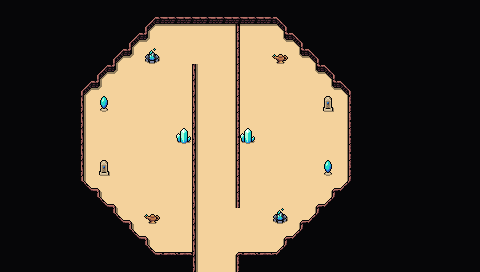

This is a level from a 2D game, rendered from its Tiled map with the project's own tilesets. A one-line summary and the map file follow, with tile-layer data summarised:
An orthogonal 30x17 tile map with 16x16 px tiles, 5 tile layers (Collision, Background, Ground, Walls Supplementary, ...), 2 tilesets and 5 objects.

<map version="1.5" tiledversion="1.7.2" orientation="orthogonal" renderorder="right-down" width="30" height="17" tilewidth="16" tileheight="16" infinite="0" nextlayerid="9" nextobjectid="68">
 <editorsettings>
  <export target="wastetown..tmx" format="tmx" />
 </editorsettings>
 <tileset firstgid="1" source="../tileset/main.tsx" />
 <tileset firstgid="3477" source="../tileset/buildings.tsx" />
 <layer id="6" name="Collision" width="30" height="17">
  <data>[510 cells, 22 non-empty, 8 distinct tile ids]</data>
 </layer>
 <layer id="1" name="Background" width="30" height="17">
  <data>[510 cells, 510 non-empty, 2 distinct tile ids]</data>
 </layer>
 <layer id="2" name="Ground" width="30" height="17">
  <data>[510 cells, 365 non-empty, 14 distinct tile ids]</data>
 </layer>
 <layer id="8" name="Walls Supplementary" width="30" height="17">
  <data>[510 cells, 11 non-empty, 3 distinct tile ids]</data>
 </layer>
 <layer id="3" name="Clutter" width="30" height="17">
  <properties>
   <property name="spriteLayer" type="bool" value="true" />
  </properties>
  <data>[510 cells, 10 non-empty, 5 distinct tile ids]</data>
 </layer>
 <objectgroup id="4" name="Objects">
  <object id="38" template="../obj/entry_up.tx" x="208.333" y="270.665">
   <properties>
    <property name="teleport" value="" />
   </properties>
  </object>
  <object id="50" template="../obj/enemy.tx" x="162.623" y="231.748">
   <properties>
    <property name="enemy" value="Djinn" />
   </properties>
  </object>
  <object id="65" template="../obj/treasure.tx" x="246.536" y="43.9234" />
  <object id="66" template="../obj/gold.tx" x="164.873" y="252.007" />
  <object id="67" template="../obj/enemy.tx" x="246.43" y="61.0099">
   <properties>
    <property name="enemy" value="Djinn" />
   </properties>
  </object>
 </objectgroup>
</map>
